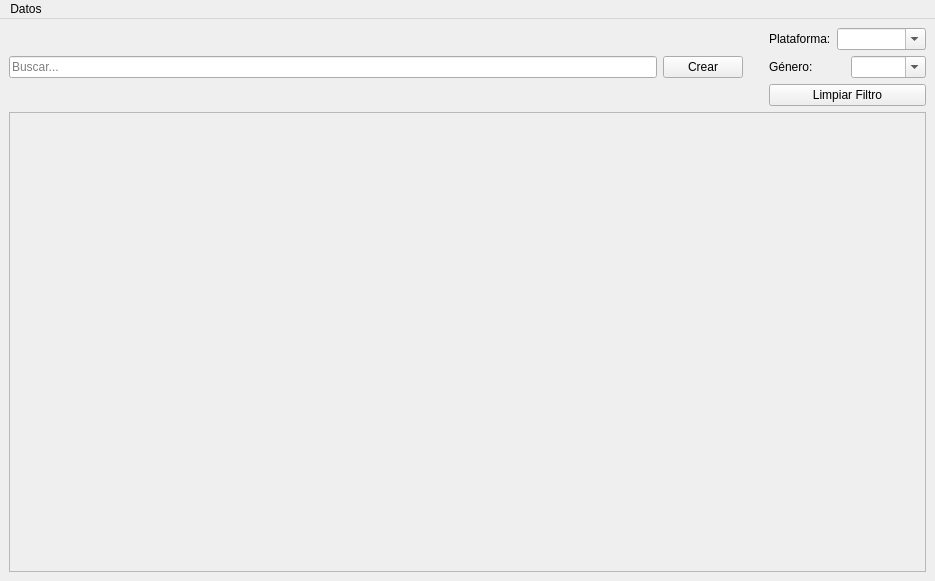
<?xml version="1.0" encoding="UTF-8"?>
<ui version="4.0">
 <class>MainWindow</class>
 <widget class="QMainWindow" name="MainWindow">
  <property name="geometry">
   <rect>
    <x>0</x>
    <y>0</y>
    <width>935</width>
    <height>581</height>
   </rect>
  </property>
  <property name="windowTitle">
   <string>GameDex</string>
  </property>
  <property name="windowIcon">
   <iconset resource="../resources/resources.qrc">
    <normaloff>:/icons/icons/gamedex.png</normaloff>:/icons/icons/gamedex.png</iconset>
  </property>
  <widget class="QWidget" name="centralwidget">
   <layout class="QVBoxLayout" name="verticalLayout">
    <item>
     <layout class="QVBoxLayout" name="verticalLayout_2">
      <item>
       <layout class="QHBoxLayout" name="horizontalLayout_3">
        <item>
         <widget class="QLineEdit" name="busqueda">
          <property name="toolTip">
           <string>Buscar videojuegos</string>
          </property>
          <property name="toolTipDuration">
           <number>-1</number>
          </property>
          <property name="placeholderText">
           <string>Buscar...</string>
          </property>
         </widget>
        </item>
        <item>
         <widget class="QPushButton" name="btnCrear">
          <property name="text">
           <string>Crear</string>
          </property>
         </widget>
        </item>
        <item>
         <spacer name="espacio">
          <property name="orientation">
           <enum>Qt::Orientation::Horizontal</enum>
          </property>
          <property name="sizeType">
           <enum>QSizePolicy::Policy::Minimum</enum>
          </property>
          <property name="sizeHint" stdset="0">
           <size>
            <width>20</width>
            <height>0</height>
           </size>
          </property>
         </spacer>
        </item>
        <item>
         <layout class="QVBoxLayout" name="verticalLayout_3">
          <item>
           <layout class="QHBoxLayout" name="horizontalLayout">
            <item>
             <widget class="QLabel" name="lblPlatFiltro">
              <property name="text">
               <string>Plataforma:</string>
              </property>
             </widget>
            </item>
            <item>
             <widget class="QComboBox" name="comboPlat">
              <property name="toolTip">
               <string>Filtrar por plataforma</string>
              </property>
              <property name="editable">
               <bool>true</bool>
              </property>
              <property name="currentText">
               <string/>
              </property>
              <property name="placeholderText">
               <string>Plataforma</string>
              </property>
             </widget>
            </item>
           </layout>
          </item>
          <item>
           <layout class="QHBoxLayout" name="horizontalLayout_2">
            <item>
             <widget class="QLabel" name="lblGenFiltro">
              <property name="text">
               <string>Género:</string>
              </property>
             </widget>
            </item>
            <item>
             <widget class="QComboBox" name="comboGen">
              <property name="toolTip">
               <string>Filtrar por género</string>
              </property>
              <property name="editable">
               <bool>true</bool>
              </property>
              <property name="currentIndex">
               <number>-1</number>
              </property>
              <property name="placeholderText">
               <string>Genero</string>
              </property>
             </widget>
            </item>
           </layout>
          </item>
          <item>
           <widget class="QPushButton" name="limpiaFiltro">
            <property name="text">
             <string>Limpiar Filtro</string>
            </property>
            <property name="icon">
             <iconset theme="edit-clear"/>
            </property>
           </widget>
          </item>
         </layout>
        </item>
       </layout>
      </item>
      <item>
       <widget class="QScrollArea" name="scrollArea">
        <property name="widgetResizable">
         <bool>true</bool>
        </property>
        <widget class="QWidget" name="scrollAreaWidgetContents">
         <property name="geometry">
          <rect>
           <x>0</x>
           <y>0</y>
           <width>913</width>
           <height>445</height>
          </rect>
         </property>
         <layout class="QGridLayout" name="gridLayout_2">
          <item row="0" column="0">
           <layout class="QGridLayout" name="gridLayout"/>
          </item>
         </layout>
        </widget>
       </widget>
      </item>
     </layout>
    </item>
   </layout>
  </widget>
  <widget class="QMenuBar" name="menuBar">
   <property name="geometry">
    <rect>
     <x>0</x>
     <y>0</y>
     <width>935</width>
     <height>22</height>
    </rect>
   </property>
   <widget class="QMenu" name="menuDatos">
    <property name="title">
     <string>Datos</string>
    </property>
    <addaction name="actionExportar"/>
    <addaction name="actionAnadir"/>
    <addaction name="actionEliminar"/>
    <addaction name="actionEditar"/>
   </widget>
   <addaction name="menuDatos"/>
  </widget>
  <action name="actionExportar">
   <property name="icon">
    <iconset theme="QIcon::ThemeIcon::DocumentSave"/>
   </property>
   <property name="text">
    <string>Exportar Datos</string>
   </property>
   <property name="iconVisibleInMenu">
    <bool>true</bool>
   </property>
  </action>
  <action name="actionLight">
   <property name="text">
    <string>Modo claro</string>
   </property>
  </action>
  <action name="actionAnadir">
   <property name="icon">
    <iconset theme="QIcon::ThemeIcon::ListAdd"/>
   </property>
   <property name="text">
    <string>Añadir Juegos</string>
   </property>
   <property name="iconVisibleInMenu">
    <bool>true</bool>
   </property>
  </action>
  <action name="actionDark">
   <property name="text">
    <string>Modo oscuro</string>
   </property>
  </action>
  <action name="actionEliminar">
   <property name="icon">
    <iconset theme="QIcon::ThemeIcon::EditDelete"/>
   </property>
   <property name="text">
    <string>Eliminar Juego</string>
   </property>
   <property name="iconVisibleInMenu">
    <bool>true</bool>
   </property>
  </action>
  <action name="actionEditar">
   <property name="icon">
    <iconset theme="QIcon::ThemeIcon::EditSelectAll"/>
   </property>
   <property name="text">
    <string>Editar Juego</string>
   </property>
   <property name="iconVisibleInMenu">
    <bool>true</bool>
   </property>
  </action>
 </widget>
 <resources>
  <include location="../resources/resources.qrc"/>
 </resources>
 <connections/>
</ui>
